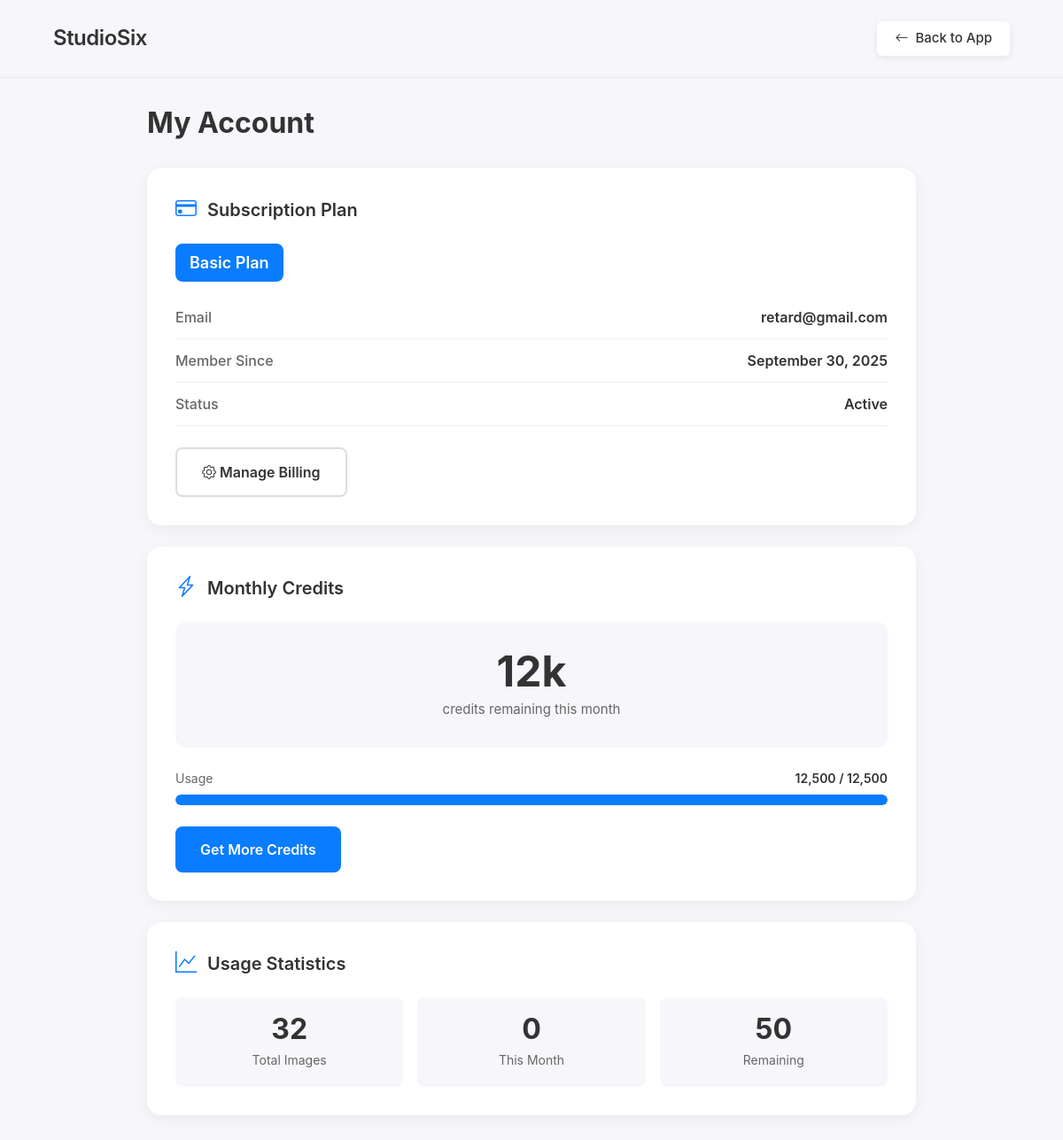
The app's page /account (signed in) with its own data.
### app.py (models this page shows, shortened)
class User(UserMixin, db.Model):
    id = db.Column(db.Integer, primary_key=True)
    email = db.Column(db.String(120), unique=True, nullable=False)
    password_hash = db.Column(db.String(200), nullable=False)
    created_at = db.Column(db.DateTime, default=datetime.utcnow)
    generation_count = db.Column(db.Integer, default=0)
    is_subscribed = db.Column(db.Boolean, default=False, nullable=False)
    stripe_customer_id = db.Column(db.String(120), nullable=True)
    credits_remaining = db.Column(db.Integer, default=12500)  # Free tier gets 12,500 credits (50 images)
    credits_limit = db.Column(db.Integer, default=12500)
    credits_reset_date = db.Column(db.DateTime, nullable=True)
    generations = db.relationship('Generation', backref='user', lazy=True, order_by='Generation.created_at.desc()')

### app.py (the view)
@app.route("/account")
@login_required
def account():
    return render_template("account.html", user=current_user)

### app.py (called while the page is built)
@login_manager.user_loader
def load_user(user_id):
    return User.query.get(int(user_id))

@app.template_filter('format_number')
def format_number(value):
    try:
        return "{:,}".format(int(value))
    except (ValueError, TypeError):
        return value

### templates/account.html (shortened to what this page needs)
<!DOCTYPE html>
<html lang="en">
<head>
  <link rel="stylesheet" href="https://rsms.me/inter/inter.css">
  <link href="https://cdn.jsdelivr.net/npm/bootstrap@5.3.0/dist/css/bootstrap.min.css" rel="stylesheet" />
  <link rel="stylesheet" href="https://cdn.jsdelivr.net/npm/bootstrap-icons@1.11.0/font/bootstrap-icons.css">
</head>
<body>
  <div class="site-header">
    <a href="{{ url_for('index') }}" class="site-logo">StudioSix</a>
    <a href="{{ url_for('index') }}" class="back-link">
      <i class="bi bi-arrow-left"></i>
      Back to App
    </a>
  </div>
  <div class="account-container">
    <h1 class="page-title">My Account</h1>
    <div class="account-card">
      <h2 class="card-title">
        <i class="bi bi-credit-card"></i>
        Subscription Plan
      </h2>
      {% if user.is_subscribed %}
        {% if user.credits_limit >= 200000 %}
          <div class="plan-badge pro">Pro Plan</div>
        {% else %}
          <div class="plan-badge basic">Basic Plan</div>
        {% endif %}
      {% else %}
        <div class="plan-badge free">Free Plan</div>
      {% endif %}
      <div class="info-row">
        <span class="info-label">Email</span>
        <span class="info-value">{{ user.email }}</span>
      </div>
      <div class="info-row">
        <span class="info-label">Member Since</span>
        <span class="info-value">{{ user.created_at.strftime('%B %d, %Y') }}</span>
      </div>
      <div class="info-row">
        <span class="info-label">Status</span>
        <span class="info-value">{{ 'Active' if user.is_subscribed else 'Free Tier' }}</span>
      </div>
      <div class="button-group">
        {% if user.is_subscribed %}
          <a href="{{ url_for('billing_portal') }}" class="btn-secondary-custom">
            <i class="bi bi-gear"></i> Manage Billing
          </a>
        {% else %}
          <a href="{{ url_for('upgrade') }}" class="btn-primary-custom">
            <i class="bi bi-arrow-up-circle"></i> Upgrade Plan
          </a>
        {% endif %}
      </div>
    </div>
    <div class="account-card">
      <h2 class="card-title">
        <i class="bi bi-lightning-charge"></i>
        Monthly Credits
      </h2>
      <div class="credits-display">
        <div class="credits-number">{{ (user.credits_remaining | default(0) / 1000) | int }}k</div>
        <div class="credits-label">credits remaining this month</div>
      </div>
      <div class="credit-bar-container">
        <div class="credit-bar-label">
          <span>Usage</span>
          <span class="credit-count">{{ user.credits_remaining | default(0) | int | format_number }} / {{ user.credits_limit | default(0) | int | format_number }}</span>
        </div>
        <div class="credit-bar-bg">
          <div class="credit-bar-fill" style="width: {{ ((user.credits_remaining | default(0) / user.credits_limit | default(1)) * 100) | int }}%"></div>
        </div>
      </div>
      {% if not user.is_subscribed or (user.credits_limit and user.credits_limit < 200000) %}
      <div class="button-group">
        <a href="{{ url_for('upgrade') }}" class="btn-primary-custom">
          Get More Credits
        </a>
      </div>
      {% endif %}
    </div>
    <div class="account-card">
      <h2 class="card-title">
        <i class="bi bi-graph-up"></i>
        Usage Statistics
      </h2>
      <div class="stats-grid">
        <div class="stat-box">
          <div class="stat-number">{{ user.generation_count | default(0) }}</div>
          <div class="stat-label">Total Images</div>
        </div>
        <div class="stat-box">
          <div class="stat-number">{{ ((user.credits_limit | default(0) - user.credits_remaining | default(0)) / 250) | int }}</div>
          <div class="stat-label">This Month</div>
        </div>
        <div class="stat-box">
          <div class="stat-number">{{ (user.credits_remaining | default(0) / 250) | int }}</div>
          <div class="stat-label">Remaining</div>
        </div>
      </div>
    </div>
  </div>
</body>
</html>

### templates/account.html (style rules this page uses)
:root { --bg-light: #f7f7fb; --text-light: #000; --chatgpt-blue: #0a7cff; --header-height: 3rem; }
body { background-color: var(--bg-light); font-family: 'Inter', sans-serif; color: var(--text-light); padding-top: calc(1.5rem + var(--header-height)); min-height: 100vh; }
.site-header { position: fixed; top: 0; left: 0; right: 0; background: var(--bg-light); padding: 1.5rem 5%; display: flex; justify-content: space-between; align-items: center; z-index: 1000; border-bottom: 1px solid rgba(0,0,0,0.05); }
.site-logo { font-size: 1.5rem; font-weight: 600; color: #333; letter-spacing: -0.02em; text-decoration: none; }
.back-link { padding: 0.5rem 1.25rem; background: white; color: #333; border: none; border-radius: 0.375rem; text-decoration: none; font-size: 0.9375rem; font-weight: 500; transition: all 0.2s ease; box-shadow: 0 2px 8px rgba(0, 0, 0, 0.08); display: inline-flex; align-items: center; gap: 0.5rem; }
.account-container { max-width: 900px; margin: 3rem auto; padding: 0 1rem; }
.page-title { font-size: 2rem; font-weight: 700; margin-bottom: 2rem; color: #333; }
.account-card { background: white; border-radius: 1rem; padding: 2rem; box-shadow: 0 4px 16px rgba(0,0,0,0.06); margin-bottom: 1.5rem; }
.card-title { font-size: 1.25rem; font-weight: 600; margin-bottom: 1.5rem; color: #333; display: flex; align-items: center; gap: 0.75rem; }
.card-title i { color: var(--chatgpt-blue); font-size: 1.5rem; }
.plan-badge { display: inline-block; padding: 0.5rem 1rem; background: var(--chatgpt-blue); color: white; border-radius: 0.5rem; font-weight: 600; font-size: 1.125rem; margin-bottom: 1rem; }
.plan-badge.basic { background: #0a7cff; }
.info-row { display: flex; justify-content: space-between; padding: 0.75rem 0; border-bottom: 1px solid #f0f0f0; }
.info-label { color: #666; font-weight: 500; }
.info-value { color: #333; font-weight: 600; }
.credits-display { text-align: center; padding: 2rem; background: var(--bg-light); border-radius: 0.75rem; margin-bottom: 1.5rem; }
.credits-number { font-size: 3rem; font-weight: 700; color: #333; line-height: 1; margin-bottom: 0.5rem; }
.credits-label { color: #666; font-size: 0.9375rem; }
.credit-bar-container { margin-top: 1.5rem; }
.credit-bar-label { font-size: 0.875rem; color: #666; margin-bottom: 0.5rem; display: flex; justify-content: space-between; align-items: center; }
.credit-count { font-weight: 600; color: #333; }
.credit-bar-bg { width: 100%; height: 12px; background: #e0e0e0; border-radius: 6px; overflow: hidden; }
.credit-bar-fill { height: 100%; background: var(--chatgpt-blue); border-radius: 6px; transition: width 0.3s ease; }
.stats-grid { display: grid; grid-template-columns: repeat(auto-fit, minmax(200px, 1fr)); gap: 1rem; margin-top: 1rem; }
.stat-box { background: var(--bg-light); padding: 1.25rem; border-radius: 0.5rem; text-align: center; }
.stat-number { font-size: 2rem; font-weight: 700; color: #333; line-height: 1; margin-bottom: 0.5rem; }
.stat-label { color: #666; font-size: 0.875rem; }
.btn-primary-custom { display: inline-block; padding: 0.875rem 1.75rem; background: var(--chatgpt-blue); color: white; text-decoration: none; border-radius: 0.5rem; font-weight: 600; transition: all 0.3s ease; border: none; font-size: 1rem; cursor: pointer; }
.btn-secondary-custom { display: inline-block; padding: 0.875rem 1.75rem; background: transparent; color: #333; text-decoration: none; border-radius: 0.5rem; font-weight: 600; transition: all 0.3s ease; border: 2px solid #ddd; font-size: 1rem; cursor: pointer; }
.button-group { display: flex; gap: 1rem; margin-top: 1.5rem; flex-wrap: wrap; }

### records on screen
User: email "retard@gmail.com", created_at "September 30, 2025", is_subscribed "Active", (user.credits_remaining|default(0)/1000)|int "12", credits_remaining "12,500", credits_limit "12,500", generation_count "32", credits_limit+credits_remaining "0", (user.credits_remaining|default(0)/250)|int "50"
